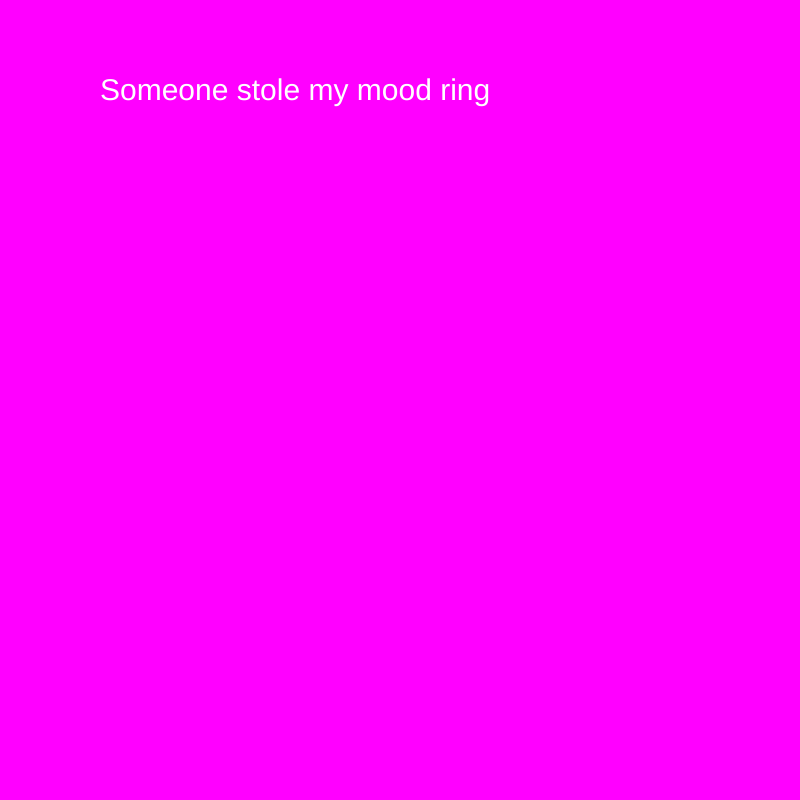
Frame 1 (no input)
Frame 60 (no input): identical to frame 1, image omitted
Frame 120 (the mouse pressed at the canvas centre since frame 60): identical to frame 1, image omitted

The p5.js sketch that drew this single still picture (run headless with seeded random() and noise() and a simulated clock; from frame 60 on, the mouse is pressed at the canvas centre):

// p5.js sketch
// ── sketch.js
var myState = 0
var timer = 0

function preload(){

}



function setup() {
  // put setup code here
  createCanvas(800, 800) ;
}

function draw() {
  // put drawing code here
background('magenta') ;


   switch(myState){
     case 0:
     fill("white")
     textSize(30)
     text("Someone stole my mood ring", 100, 100) ;
     timer++ ;
     if(timer > 200) {
       myState = 1 ;
       timer = 0 ;
     }
     break;

     case 1:
     fill("white")
     textSize(30)
     text("I don't know how I feel about that", 100, 100) ;
     timer++
     if(timer > 200) {
       myState = 0 ;
       timer = 0 ;
     }
     break;

   }
}
